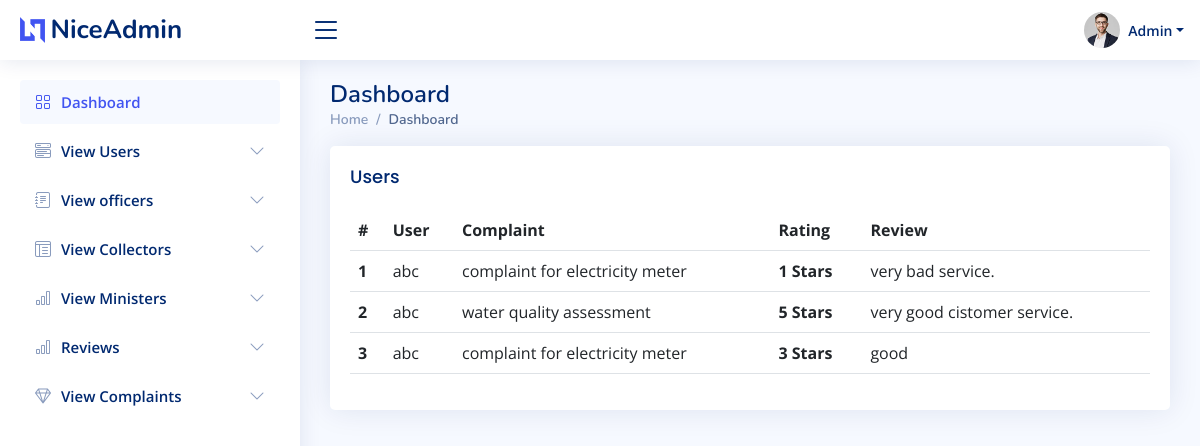
Screenshot of /view-review.php with the database file from the repository.
### tables this page shows
CREATE TABLE `rating` (
  `rating_id` int(11) NOT NULL,
  `user_id` int(11) NOT NULL,
  `complaint_id` int(11) NOT NULL,
  `star` float NOT NULL,
  `review` varchar(300) NOT NULL,
  `date` date NOT NULL DEFAULT current_timestamp()
);

CREATE TABLE `users` (
  `user_id` int(11) NOT NULL,
  `login_id` int(11) NOT NULL,
  `name` varchar(30) NOT NULL,
  `address_user` varchar(100) NOT NULL,
  `mobile` varchar(15) NOT NULL,
  `district` varchar(26) NOT NULL,
  `taluk` varchar(20) NOT NULL,
  `village` varchar(20) NOT NULL,
  `email` varchar(50) NOT NULL
);

CREATE TABLE `complaints` (
  `comp_id` int(11) NOT NULL,
  `login_id` int(11) NOT NULL,
  `department` varchar(100) NOT NULL,
  `subject` varchar(100) NOT NULL,
  `description` varchar(500) NOT NULL,
  `file` varchar(300) NOT NULL,
  `date` date NOT NULL DEFAULT current_timestamp(),
  `time` time NOT NULL DEFAULT current_timestamp(),
  `status` varchar(50) NOT NULL DEFAULT '0',
  `col_update` varchar(10) NOT NULL DEFAULT '0'
);

### view-review.php (the view, shortened to what this page needs)
<?php
include 'api/connection.php';
$data = mysqli_query($con,"select * from rating join users on users.login_id=rating.user_id join complaints on complaints.comp_id = rating.complaint_id");
?>
<!DOCTYPE html>
<html lang="en">
<head>
  <link href="assets/vendor/bootstrap/css/bootstrap.min.css" rel="stylesheet">
  <link href="assets/vendor/bootstrap-icons/bootstrap-icons.css" rel="stylesheet">
  <link href="assets/vendor/boxicons/css/boxicons.min.css" rel="stylesheet">
  <link href="assets/vendor/quill/quill.snow.css" rel="stylesheet">
  <link href="assets/vendor/quill/quill.bubble.css" rel="stylesheet">
  <link href="assets/vendor/remixicon/remixicon.css" rel="stylesheet">
  <link href="assets/vendor/simple-datatables/style.css" rel="stylesheet">
  <link href="assets/css/style.css" rel="stylesheet">
</head>
<body>
 <?php include 'header.php'; ?>
 <?php include 'sidebar.php'; ?>
  <main id="main" class="main">
    <div class="pagetitle">
      <h1>Dashboard</h1>
      <nav>
        <ol class="breadcrumb">
          <li class="breadcrumb-item"><a href="index.html">Home</a></li>
          <li class="breadcrumb-item active">Dashboard</li>
        </ol>
      </nav>
    </div>
    <section class="section dashboard">
      <section class="section">
      <div class="row">
        <div class="col-lg-12">
          <div class="card">
            <div class="card-body">
              <h5 class="card-title">Users</h5>
              <table class="table datatable">
                <thead>
                  <tr>
                    <th scope="col">#</th>
                    <th scope="col">User</th>
                    <th scope="col">Complaint</th>
                    <th scope="col">Rating</th>
                    <th scope="col">Review</th>
                  </tr>
                </thead>
                <tbody>
                  <?php
                  $count=0;
                  while($row = mysqli_fetch_assoc($data)){
                    $count++;
                  ?>
                  <tr>
                    <th scope="row"><?php echo $count; ?></th>
                    <td><?php echo $row['name'] ?></td>
                    <td><?php echo $row['subject'] ?></td>
                    <td><b><?php echo $row['star'] ?>&nbsp;Stars</b></td>
                    <td><?php echo $row['review'] ?></td>
                  </tr>
                  <?php
                  }
                  ?>
                </tbody>
              </table>
            </div>
          </div>
        </div>
    </section>
    </section>
  </main>
</body>
</html>

### assets/css/style.css (style rules this page uses)
:root { scroll-behavior: smooth; }
body { font-family: "Open Sans", sans-serif; background: #f6f9ff; color: #444444; }
a { color: #4154f1; text-decoration: none; }
h1, h2, h3, h4, h5, h6 { font-family: "Nunito", sans-serif; }
#main { margin-top: 60px; padding: 20px 30px; transition: all 0.3s; }
.pagetitle { margin-bottom: 10px; }
.pagetitle h1 { font-size: 24px; margin-bottom: 0; font-weight: 600; color: #012970; }
.card { margin-bottom: 30px; border: none; border-radius: 5px; box-shadow: 0px 0 30px rgba(1, 41, 112, 0.1); }
.card-title { padding: 20px 0 15px 0; font-size: 18px; font-weight: 500; color: #012970; font-family: "Poppins", sans-serif; }
.card-body { padding: 0 20px 20px 20px; }
.breadcrumb { font-size: 14px; font-family: "Nunito", sans-serif; color: #899bbd; font-weight: 600; }
.breadcrumb a { color: #899bbd; transition: 0.3s; }
.breadcrumb .breadcrumb-item::before { color: #899bbd; }
.breadcrumb .active { color: #51678f; font-weight: 600; }
@media (min-width: 1200px) { #main, #footer { margin-left: 300px; } }

### rows the page displays
rating: users.name "abc", complaint.subject "complaint for electricity meter", star "1", review "very bad service."
rating: users.name "abc", complaint.subject "water quality assessment", star "5", review "very good cistomer service."
rating: users.name "abc", complaint.subject "complaint for electricity meter", star "3", review "good"
